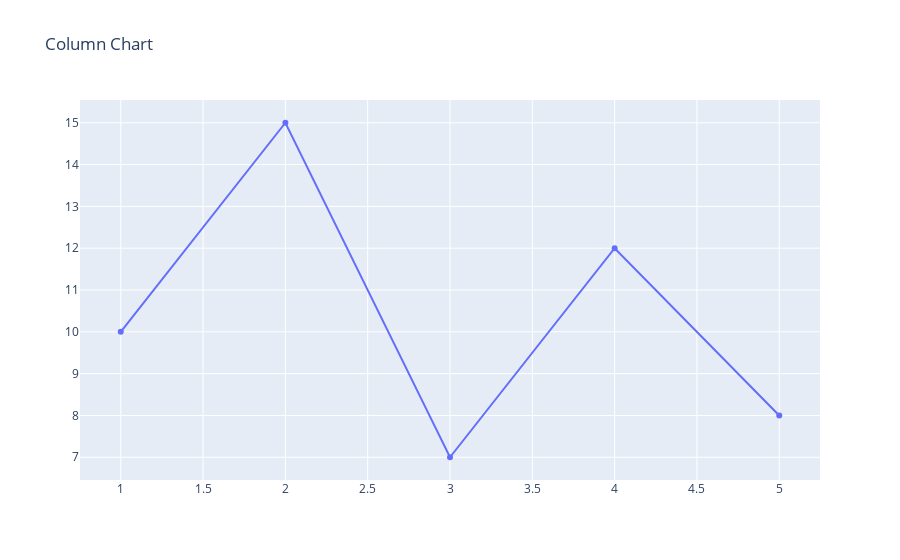

This figure's notebook cell:
### Code cell
# Column chart
fig = go.Figure(data=[go.Scatter(x=x, y=y)])
fig.update_layout(title='Column Chart')
fig.show()

### Figure 1 — Plotly figure (JSON) as saved in the notebook; plotly's stock layout.template omitted (floating-point values rounded to 4 significant figures)
{"data": [{"x": [1, 2, 3, 4, 5], "y": [10, 15, 7, 12, 8], "type": "scatter"}], "layout": {"title": {"text": "Column Chart"}}}
